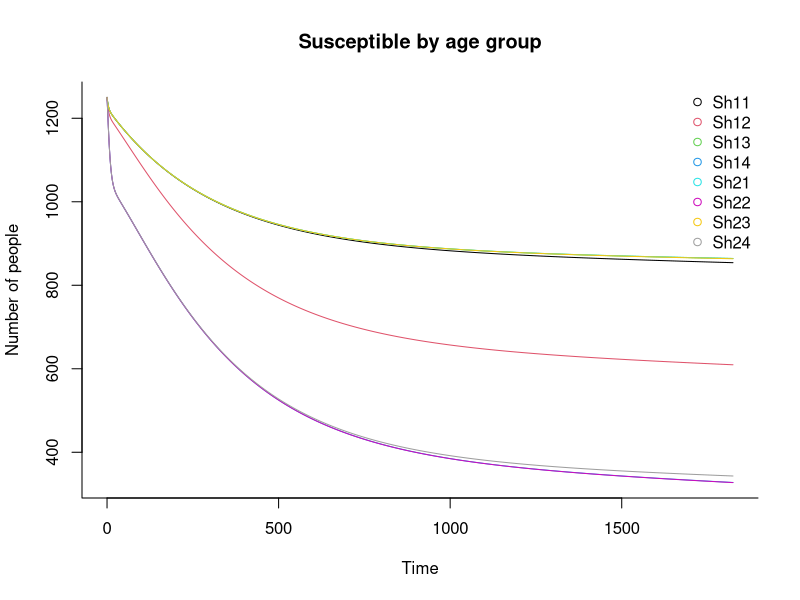
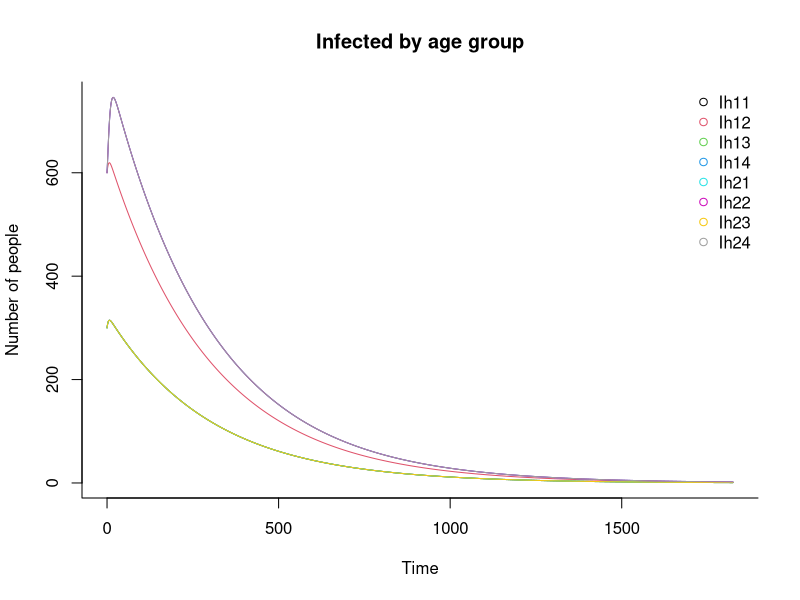
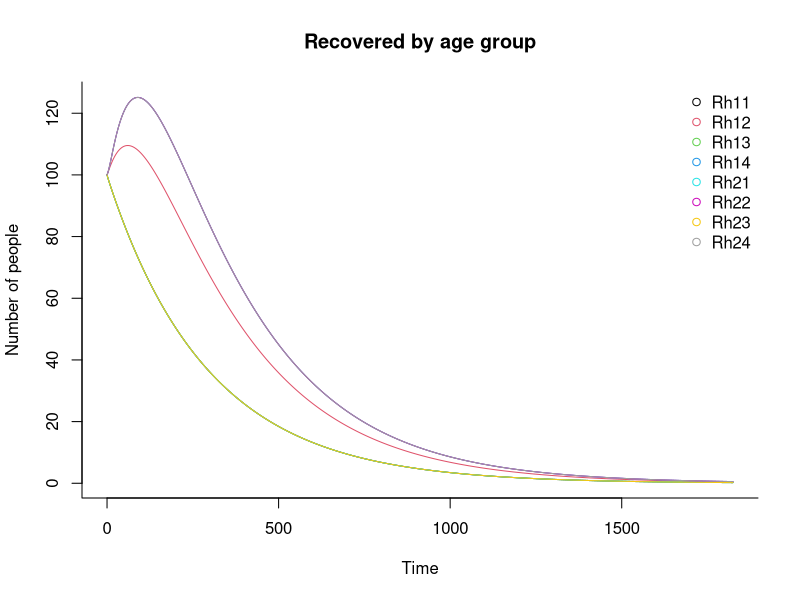
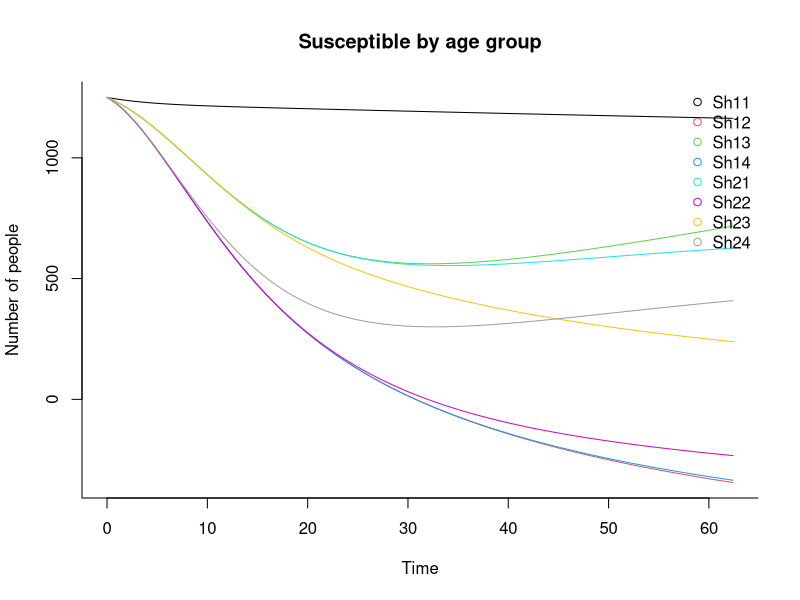
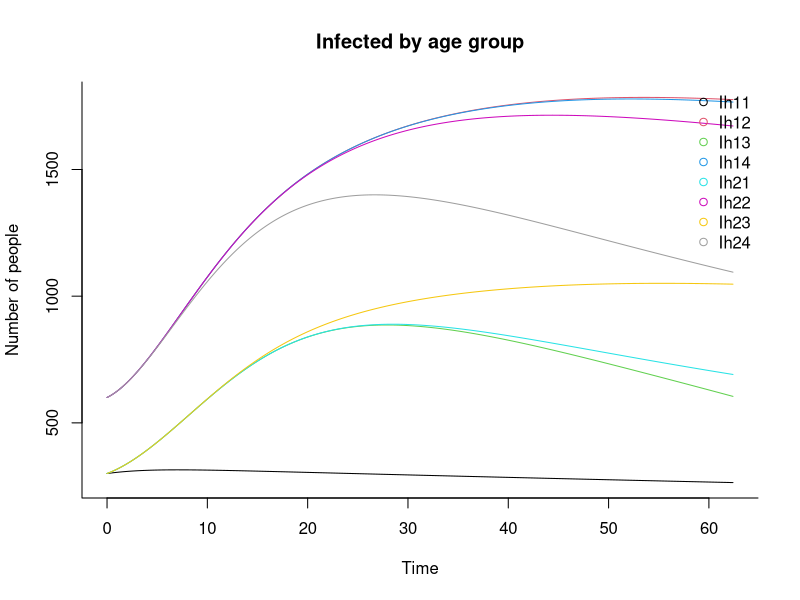
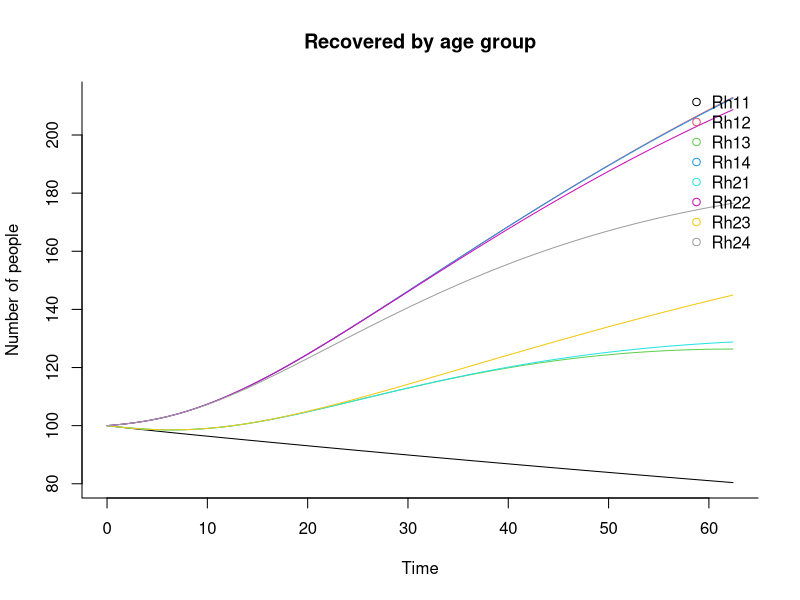

Generate these figures, in order, with R: (Note: this script raises an error after producing the figures.)
## Load deSolve package
library(deSolve)

#Parameters 
#Human hosts
Lambda_h<-matrix(c(0.005369485,0.000001,0.000001,0.000001,0.005369485,0.000001,0.000001,0.000001), 2, 4,byrow=T, dimnames = list(c("WU","Sl"),c("A1", "A2","A3","A4"))) #Recruitment rate of humans
#Lambda_h<-matrix(c(0.005369485,0.005369485,0.005369485,0.005369485,0.005369485,0.005369485,0.005369485,0.005369485), 2, 4,byrow=T, dimnames = list(c("WU","Sl"),c("A1", "A2","A3","A4"))) #Recruitment rate of humans
#mu_h<-matrix(c(1/63.78,1/63.78,1/63.78,1/63.78,1/63.78,1/63.78,1/63.78,1/63.78)/365, 2, 4)#Death rate of human
mu_h<-matrix(c(1/63.78,1/63.78,1/63.78,1/63.78,1/63.48,1/63.48,1/63.48,1/63.48)/365, 2, 4)#Death rate of human
gamma_h<-matrix(c(0.0023,0.0023,0.0023,0.0023,0.0023,0.0023,0.0023,0.0023), 2, 4,byrow=T)#Recovery rate
sigma_h<-matrix(c(1/91.3125,1/91.3125,1/91.3125,1/91.3125,1/91.3125,1/91.3125,1/91.3125,1/91.3125), 2, 4,byrow=T)#Proportion of getting immune 
beta_h<-matrix(c(0.42,0.42,0.42,0.42,0.42,0.42,0.42,0.42),2, 4,byrow=T)#Transmission rate from infectious human to mosquito
delta_h<-matrix(c(0.001,0.001,0.001,0.001,0.001,0.001,0.001,0.001),2, 4,byrow=T)#Disease induced-death
m<-matrix(c(1,1,1,1,1,1,1,1)*1e-10,nrow = 2, ncol= 4,byrow=T)#Between patches migration
psi<-matrix(c(0.6,0.6,0.6,0.6,0.6,0.3,0.3,0.3), 2, 4,byrow=T)#Proportion of ITN use 
#y<-matrix(c(0.6,0.6,0.6,0.6,0.6,0.3,0.3,0.3), 2, 4,byrow=T)#Possession of ITN use 
#p<-matrix(c(0.8,0.8,0.8,0.8,0.5,0.5,0.5,0.5), 2, 4,byrow=T)#Use of ITN use
#x<-matrix(c(1.62,1.62,1.62,1.62,1,1,1,1)*365, 2, 4,byrow=T)# Decay rate
#library(tidyverse)
#psi <- y[1,1] * p[1,1]* exp(-x[1,1] * t_range) %>% jitter(8)

#Mosquito vectors
mu_v<-matrix(c(0.05,0.05,0.05,0.05,0.05,0.05,0.05,0.05),2, 4,byrow=T)#Death rate of mosquito
a<-matrix(c(0.5,0.5,0.5,0.5,0.5,0.5,0.5,0.5),2, 4,byrow=T)#Biting rate
Lambda_v<-matrix(c(0.3,0.3,0.3,0.3,0.3,0.3,0.3,0.3)/365, 2, 4,byrow=T)#Recruitment/birth rate of mosquitoes
beta_v<-matrix(c(0.42,0.42,0.42,0.42,0.42,0.42,0.42,0.42), 2, 4,byrow=T)#Transmission rate from infected mosquito to human


params<-list(Lambda_h=Lambda_h, Lambda_v=Lambda_v, beta_v=beta_v, beta_h=beta_h, sigma_h=sigma_h, gamma_h=gamma_h,delta_h=delta_h,mu_h=mu_h, mu_v=mu_v, psi=psi, a=a, m=m)
#Variables
#Initial conditions at DFE
Sh<-matrix(c(1250,1250,1250,1250,1250,1250,1250,1250),2,4,byrow=T,dimnames = list(c("WU","Sl"),c("A1", "A2","A3","A4")))#Initial value of susceptible human
Rh<-matrix(c(100, 100, 100, 100,100, 100, 100, 100),2,4,byrow=T)#Initial value of recovered human
Ih<-matrix(c(300,300,300,300,600,600,600,600),2,4,byrow=T)#Initial value of infected human
Sv<-matrix(c(1000,1000,1000,1000,1500,1500,1500,1500),2,4,byrow=T)
Iv<-matrix(c(100,100,100,100,160,160,160,160),2,4,byrow=T)

# Constructing time vector
t_start<-0 #Start
t_end<-(1825)-1 # End 
t_inc<-.2
t_range<-seq(t_start,t_end+t_inc, t_inc)
# Create a function Sir_si for the differential equations
sir_si <- function(time, state, params) {
  nh<-matrix(2,4)
  Sh<-matrix(2,4, data=state[2:8]) 
  Ih<-matrix(2,4, data=state[9:16])
  Rh<-matrix(2,4, data=state[17:24])
  Sv<-matrix(2,4, data=state[25:32])  
  Iv<-matrix(2,4, data=state[33:40]) 
  nh<- Sh+ Ih + Rh
  with(as.list(c(state, params)), { 
    #for(j in 1:2){#Loop for the 2 patches
      #for (i in 1: 4){#Loop for age groups
          dSh <-(Lambda_h) - (1-psi)*beta_v*a*Iv*Sh/(nh) - (sigma_h*Rh)-(mu_h*Sh)+(m*Sh)
          dIh <- (((1-psi)*beta_v*a*Sh*Iv)/(nh))  - ((gamma_h + mu_h + delta_h)*Ih)
          dRh <- (gamma_h*Ih) - ((mu_h+sigma_h)*Rh) + (m*Rh)
          dSv <- (Lambda_v) - (mu_v*Sv) - (((1-psi)*beta_h*a*Ih*Sv)/(nh)) - (psi*a*Sv)
          dIv <- (((1-psi)*beta_h*a*Ih*Sv)/(nh)) - (psi*a*Iv) - (mu_v*Iv)
        #}
      #}
    list(c(dSh, dIh, dRh, dSv, dIv))
    
  })
}

init<- c(Sh=Sh, Ih=Ih, Rh=Rh, Sv=Sv, Iv=Iv)

## Solve using ode (General Solver for Ordinary Differential Equations)
out <- ode(y = init, times = t_range, func = sir_si, parms = params)
## change to data frame
out <- as.data.frame(out)
## Delete time variable
#out$time <- NULL
## Show data
head(out, 5)
View(out)

## Plot
 # A general concern about the plot they are all straight lines plus infected number are negative look like something is wrong
matplot(x = out[,1], y = out[,2:9], type = "l",
        xlab = "Time", ylab = "Number of people", main = "Susceptible by age group",
        lwd = 1, lty = 1, bty = "l", col = 1:8)
legend("topright", c("Sh11", "Sh12", "Sh13", "Sh14", "Sh21", "Sh22", "Sh23", "Sh24"), pch = 1, col = 1:8, bty = "n")

matplot(x = out[,1], y = out[,10:17], type = "l",
        xlab = "Time", ylab = "Number of people", main = "Infected by age group",
        lwd = 1, lty = 1, bty = "l", col = 1:8)
legend("topright", c("Ih11", "Ih12", "Ih13", "Ih14", "Ih21", "Ih22", "Ih23", "Ih24"), pch = 1, col = 1:8, bty = "n")

matplot(x = out[,1], y = out[,18:25], type = "l",
        xlab = "Time", ylab = "Number of people", main = "Recovered by age group",
        lwd = 1, lty = 1, bty = "l", col = 1:8)
legend("topright", c("Rh11", "Rh12", "Rh13", "Rh14", "Rh21", "Rh22", "Rh23", "Rh24"), pch = 1, col = 1:8, bty = "n")

#matplot(x = t_range, y = out[,25:32], type = "l",
 #       xlab = "Time", ylab = "Number of mosquitoes", main = "Susceptible mosquitoes ",
#      lwd = 1, lty = 1, bty = "l", col = 1:8)

#matplot(x = t_range, y = out[,33:40], type = "l",
#        xlab = "Time", ylab = "Number of mosquitoes", main = "Infected mosquitoes ",
#        lwd = 1, lty = 1, bty = "l", col = 1:8)


 #Compute the reproductive rate per age group within patches
#NGM method
r0<-function(parms){
  wf<-Lambda_v*beta_v*a*(1-psi)
  th<-(mu_v+a*psi)^2
  pg<-beta_h*a*(1-psi)*(mu_h-m)
  kt<-Lambda_h*(gamma_h+mu_h+sigma_h)
  r0<-sqrt((wf*pg)/(th*kt))
     return(r0)
 }

r0(params)
# Second scenario decade rate 
x1<-c(0.6,0.6,0.6,0.6,0.6,0.6,0.6,0.6)
x2<-c(1.62,1.62,1.62,1.62,1,1,1,1)*365
b<-function(x1,x2){x1*exp(-x2*t_range)} # x1 represent the value of psi and x2 is either 1.62 or 1
psi<-matrix(c(b(x1[1],x2[1]),b(x1[2],x2[2]), b(x1[3],x2[3]),b(x1[4],x2[4]), b(x1[5],x2[5]), b(x1[6],x2[6]), b(x1[7],x2[7]), b(x1[8],x2[8]) ), 2, 4,byrow=T)#Proportion of ITN use 
params<-list(Lambda_h=Lambda_h, Lambda_v=Lambda_v, beta_v=beta_v, beta_h=beta_h, sigma_h=sigma_h, gamma_h=gamma_h,delta_h=delta_h,mu_h=mu_h, mu_v=mu_v, psi=psi, a=a, m=m)
init<- c(Sh=Sh, Ih=Ih, Rh=Rh, Sv=Sv, Iv=Iv)

## Solve using ode (General Solver for Ordinary Differential Equations)
out <- ode(y = init, times = t_range, func = sir_si, parms = params)
## change to data frame
out <- as.data.frame(out)
## Delete time variable
#out$time <- NULL
## Show data
head(out, 5)
View(out)
# Third scenario 
d<-function(x1,x2){x1*x2}
x3<-c(0.8,0.8,0.8,0.8,0.5,0.5,0.5,0.5)
psi<-matrix(c(d(x1[1],x3[1]),d(x1[2],x3[2]), d(x1[3],x3[3]),d(x1[4],x3[4]), d(x1[5],x3[5]), d(x1[6],x3[6]), d(x1[7],x3[7]), d(x1[8],x3[8]) ), 2, 4,byrow=T)#Proportion of ITN use 



matplot(x = out[,1], y = out[,2:9], type = "l",
        xlab = "Time", ylab = "Number of people", main = "Susceptible by age group",
        lwd = 1, lty = 1, bty = "l", col = 1:8)
legend("topright", c("Sh11", "Sh12", "Sh13", "Sh14", "Sh21", "Sh22", "Sh23", "Sh24"), pch = 1, col = 1:8, bty = "n")

matplot(x = out[,1], y = out[,10:17], type = "l",
        xlab = "Time", ylab = "Number of people", main = "Infected by age group",
        lwd = 1, lty = 1, bty = "l", col = 1:8)
legend("topright", c("Ih11", "Ih12", "Ih13", "Ih14", "Ih21", "Ih22", "Ih23", "Ih24"), pch = 1, col = 1:8, bty = "n")

matplot(x = out[,1], y = out[,18:25], type = "l",
        xlab = "Time", ylab = "Number of people", main = "Recovered by age group",
        lwd = 1, lty = 1, bty = "l", col = 1:8)
legend("topright", c("Rh11", "Rh12", "Rh13", "Rh14", "Rh21", "Rh22", "Rh23", "Rh24"), pch = 1, col = 1:8, bty = "n")
# Sensitivity analysis
#require(ODEsensitivity)
#require(fast)#Fourier Amplitude Sensitivity Analysis
# Latin hypercube sampling 
require(lhs)
h<-1000 # Number of points
set.seed(1234567)
lhs<-maximinLHS(h,12) # Simulate 
# Well urbanized areas
#Human hosts
Lambda_h.min<-min(Lambda_h) #Recruitment rate of humans
Lambda_h.max<-max(Lambda_h)
mu_h.min<-min(mu_h)#Death rate of human
mu_h.max<-max(mu_h)
gamma_h.max<-0.0023#Recovery rate
gamma_h.min<-0.0020
sigma_h.min<-1/91.3125#Proportion of getting immune 
sigma_h.max<-1/91
beta_h.min<-0.42#Transmission rate from infectious human to mosquito
beta_h.max<-0.5
delta_h.min<-0.002#Disease induced-death
delta_h.max<-0.003
m.min<-1e-10 #Between patches migration
m.max<-2*1e-10
psi.max<-max(psi)#Proportion of ITN use 
psi.min<-min(psi)
#Mosquito vectors
mu_v.min<-0.05#Death rate of mosquito
mu_v.max<-0.07
a.min<-0.5#Biting rate
a.max<-0.7
Lambda_v.min<-0.3/365#Recruitment/birth rate of mosquitoes
Lambda_v.max<-0.5/365
beta_v.min<-0.42#Transmission rate from infected mosquito to human
beta_v.max<-0.5

params.set<-cbind(
  Lambda_h = lhs[,1]*(Lambda_h.max-Lambda_h.min)+Lambda_h.min,
  mu_h = lhs[,2]*(mu_h.max-mu_h.min)+mu_h.min,
  gamma_h = lhs[,3]*(gamma_h.max-gamma_h.min)+gamma_h.min, 
  sigma_h = lhs[,4]*(sigma_h.max-sigma_h.min)+sigma_h.min,
  beta_h = lhs[,5]*(beta_h.max-beta_h.min)+beta_h.min, 
  delta_h = lhs[,6]*(delta_h.max-delta_h.min)+delta_h.min,
  m = lhs[,7]*(m.max-m.min)+m.min, 
  psi = lhs[,8]*(psi.max-psi.min)+psi.min,
  mu_v = lhs[,9]*(mu_v.max-mu_v.min)+mu_v.min,
  a = lhs[,10]*(a.max-a.min)+a.min,
  Lambda_v = lhs[,11]*(Lambda_v.max-Lambda_v.min)+Lambda_v.min,
  beta_v = lhs[,12]*(beta_v.max-beta_v.min)+beta_v.min
)
levels <- 15
h2 <-250
j<-1
data<-data.frame(matrix(rep(NA, levels*h2*14),nrow=levels*h2))
library(foreach)
library(doParallel)
cores=detectCores()
cl <- makeCluster(cores[1]-1) #not to overload your computer
registerDoParallel(cl)

foreach(i=1:h2, .packages="deSolve") %dopar% {
  for(t in t_range){
    data[j,1:13]<-params2<-as.list(c(params.set[i,], T=T))
    out2<-as.data.frame(ode(y = init, times = t_range, func = sir_si, parms = params2))
    j <- j+1
  }
}
names(data) <- c(names(params2),'malaria.size')
save(data, file='malaria.Rdata')
